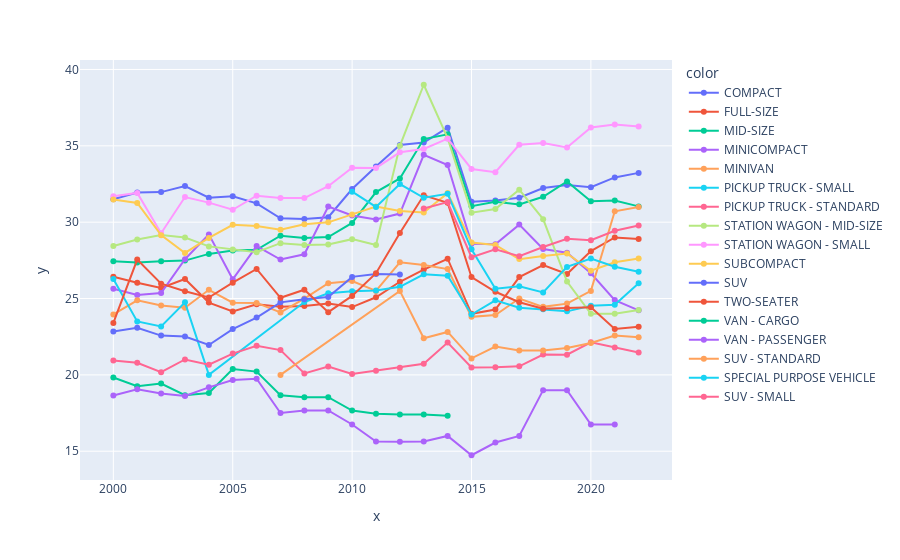

Notebook cell for this chart:
### Code cell
# create a plotly line chart figure
fig = px.line(
    x = Year,
    y = CombineMPG,
    color = VehicleClass,
    markers = True
)

fig.show()

### Figure 1 — Plotly figure (JSON) as saved in the notebook; plotly's stock layout.template omitted (floating-point values rounded to 4 significant figures)
{"data": [{"hovertemplate": "color=COMPACT<br>x=%{x}<br>y=%{y}<extra></extra>", "legendgroup": "COMPACT", "line": {"color": "#636efa", "dash": "solid"}, "marker": {"symbol": "circle"}, "mode": "markers+lines", "name": "COMPACT", "orientation": "v", "showlegend": true, "type": "scatter", "x": [2000, 2001, 2002, 2003, 2004, 2005, 2006, 2007, 2008, 2009, 2010, 2011, 2012, 2013, 2014, 2015, 2016, 2017, 2018, 2019, 2020, 2021, 2022], "xaxis": "x", "y": [31.5, 31.94, 31.97, 32.37, 31.6, 31.7, 31.23, 30.25, 30.2, 30.33, 32.17, 33.65, 35.06, 35.21, 36.19, 31.33, 31.41, 31.6, 32.24, 32.43, 32.29, 32.93, 33.23], "yaxis": "y"}, {"hovertemplate": "color=FULL-SIZE<br>x=%{x}<br>y=%{y}<extra></extra>", "legendgroup": "FULL-SIZE", "line": {"color": "#EF553B", "dash": "solid"}, "marker": {"symbol": "circle"}, "mode": "markers+lines", "name": "FULL-SIZE", "orientation": "v", "showlegend": true, "type": "scatter", "x": [2000, 2001, 2002, 2003, 2004, 2005, 2006, 2007, 2008, 2009, 2010, 2011, 2012, 2013, 2014, 2015, 2016, 2017, 2018, 2019, 2020, 2021, 2022], "xaxis": "x", "y": [26.43, 26.03, 25.69, 26.28, 24.74, 24.16, 24.62, 24.46, 24.51, 24.68, 24.44, 25.08, 26.1, 26.89, 27.61, 24, 24.28, 26.4, 27.19, 26.6, 28.1, 29, 28.89], "yaxis": "y"}, {"hovertemplate": "color=MID-SIZE<br>x=%{x}<br>y=%{y}<extra></extra>", "legendgroup": "MID-SIZE", "line": {"color": "#00cc96", "dash": "solid"}, "marker": {"symbol": "circle"}, "mode": "markers+lines", "name": "MID-SIZE", "orientation": "v", "showlegend": true, "type": "scatter", "x": [2000, 2001, 2002, 2003, 2004, 2005, 2006, 2007, 2008, 2009, 2010, 2011, 2012, 2013, 2014, 2015, 2016, 2017, 2018, 2019, 2020, 2021, 2022], "xaxis": "x", "y": [27.44, 27.35, 27.44, 27.48, 27.92, 28.14, 28.19, 29.12, 28.97, 29.02, 29.95, 31.97, 32.86, 35.44, 35.75, 31.04, 31.34, 31.17, 31.66, 32.66, 31.37, 31.42, 31.03], "yaxis": "y"}, {"hovertemplate": "color=MINICOMPACT<br>x=%{x}<br>y=%{y}<extra></extra>", "legendgroup": "MINICOMPACT", "line": {"color": "#ab63fa", "dash": "solid"}, "marker": {"symbol": "circle"}, "mode": "markers+lines", "name": "MINICOMPACT", "orientation": "v", "showlegend": true, "type": "scatter", "x": [2000, 2001, 2002, 2003, 2004, 2005, 2006, 2007, 2008, 2009, 2010, 2011, 2012, 2013, 2014, 2015, 2016, 2017, 2018, 2019, 2020, 2021, 2022], "xaxis": "x", "y": [25.64, 25.24, 25.36, 27.58, 29.2, 26.26, 28.43, 27.55, 27.9, 31.02, 30.44, 30.17, 30.57, 34.42, 33.74, 28.59, 28.56, 29.84, 28.25, 28, 26.65, 24.9, 24.22], "yaxis": "y"}, {"hovertemplate": "color=MINIVAN<br>x=%{x}<br>y=%{y}<extra></extra>", "legendgroup": "MINIVAN", "line": {"color": "#FFA15A", "dash": "solid"}, "marker": {"symbol": "circle"}, "mode": "markers+lines", "name": "MINIVAN", "orientation": "v", "showlegend": true, "type": "scatter", "x": [2000, 2001, 2002, 2003, 2004, 2005, 2006, 2007, 2008, 2009, 2010, 2011, 2012, 2013, 2014, 2015, 2016, 2017, 2018, 2019, 2020, 2021, 2022], "xaxis": "x", "y": [23.96, 24.88, 24.55, 24.39, 25.57, 24.73, 24.71, 24.09, 25, 26, 26.14, 25.5, 27.38, 27.2, 26.93, 23.8, 23.92, 25, 24.45, 24.67, 25.5, 30.71, 31], "yaxis": "y"}, {"hovertemplate": "color=PICKUP TRUCK - SMALL<br>x=%{x}<br>y=%{y}<extra></extra>", "legendgroup": "PICKUP TRUCK - SMALL", "line": {"color": "#19d3f3", "dash": "solid"}, "marker": {"symbol": "circle"}, "mode": "markers+lines", "name": "PICKUP TRUCK - SMALL", "orientation": "v", "showlegend": true, "type": "scatter", "x": [2000, 2001, 2002, 2003, 2004, 2008, 2009, 2010, 2011, 2012, 2013, 2014, 2015, 2016, 2017, 2018, 2019, 2020, 2021, 2022], "xaxis": "x", "y": [26.27, 23.5, 23.17, 24.75, 20, 24.77, 25.34, 25.48, 25.53, 25.77, 26.58, 26.5, 23.95, 24.88, 24.39, 24.3, 24.16, 24.53, 24.59, 26], "yaxis": "y"}, {"hovertemplate": "color=PICKUP TRUCK - STANDARD<br>x=%{x}<br>y=%{y}<extra></extra>", "legendgroup": "PICKUP TRUCK - STANDARD", "line": {"color": "#FF6692", "dash": "solid"}, "marker": {"symbol": "circle"}, "mode": "markers+lines", "name": "PICKUP TRUCK - STANDARD", "orientation": "v", "showlegend": true, "type": "scatter", "x": [2000, 2001, 2002, 2003, 2004, 2005, 2006, 2007, 2008, 2009, 2010, 2011, 2012, 2013, 2014, 2015, 2016, 2017, 2018, 2019, 2020, 2021, 2022], "xaxis": "x", "y": [20.95, 20.79, 20.18, 21.01, 20.66, 21.39, 21.91, 21.62, 20.1, 20.55, 20.05, 20.27, 20.47, 20.73, 22.11, 20.48, 20.5, 20.56, 21.33, 21.32, 22.13, 21.8, 21.46], "yaxis": "y"}, {"hovertemplate": "color=STATION WAGON - MID-SIZE<br>x=%{x}<br>y=%{y}<extra></extra>", "legendgroup": "STATION WAGON - MID-SIZE", "line": {"color": "#B6E880", "dash": "solid"}, "marker": {"symbol": "circle"}, "mode": "markers+lines", "name": "STATION WAGON - MID-SIZE", "orientation": "v", "showlegend": true, "type": "scatter", "x": [2000, 2001, 2002, 2003, 2004, 2005, 2006, 2007, 2008, 2009, 2010, 2011, 2012, 2013, 2014, 2015, 2016, 2017, 2018, 2019, 2020, 2021, 2022], "xaxis": "x", "y": [28.44, 28.87, 29.16, 29, 28.41, 28.21, 28.04, 28.62, 28.5, 28.54, 28.89, 28.5, 35, 39, 35.5, 30.62, 30.86, 32.12, 30.2, 26.11, 24, 24, 24.25], "yaxis": "y"}, {"hovertemplate": "color=STATION WAGON - SMALL<br>x=%{x}<br>y=%{y}<extra></extra>", "legendgroup": "STATION WAGON - SMALL", "line": {"color": "#FF97FF", "dash": "solid"}, "marker": {"symbol": "circle"}, "mode": "markers+lines", "name": "STATION WAGON - SMALL", "orientation": "v", "showlegend": true, "type": "scatter", "x": [2000, 2001, 2002, 2003, 2004, 2005, 2006, 2007, 2008, 2009, 2010, 2011, 2012, 2013, 2014, 2015, 2016, 2017, 2018, 2019, 2020, 2021, 2022], "xaxis": "x", "y": [31.69, 31.92, 29.28, 31.64, 31.28, 30.81, 31.74, 31.59, 31.58, 32.35, 33.57, 33.55, 34.57, 34.8, 35.47, 33.49, 33.27, 35.07, 35.18, 34.89, 36.2, 36.4, 36.26], "yaxis": "y"}, {"hovertemplate": "color=SUBCOMPACT<br>x=%{x}<br>y=%{y}<extra></extra>", "legendgroup": "SUBCOMPACT", "line": {"color": "#FECB52", "dash": "solid"}, "marker": {"symbol": "circle"}, "mode": "markers+lines", "name": "SUBCOMPACT", "orientation": "v", "showlegend": true, "type": "scatter", "x": [2000, 2001, 2002, 2003, 2004, 2005, 2006, 2007, 2008, 2009, 2010, 2011, 2012, 2013, 2014, 2015, 2016, 2017, 2018, 2019, 2020, 2021, 2022], "xaxis": "x", "y": [31.48, 31.26, 29.15, 27.98, 28.97, 29.83, 29.74, 29.51, 29.86, 29.99, 30.51, 31.02, 30.74, 30.63, 31.9, 28.66, 28.51, 27.58, 27.78, 27.95, 26.82, 27.37, 27.62], "yaxis": "y"}, {"hovertemplate": "color=SUV<br>x=%{x}<br>y=%{y}<extra></extra>", "legendgroup": "SUV", "line": {"color": "#636efa", "dash": "solid"}, "marker": {"symbol": "circle"}, "mode": "markers+lines", "name": "SUV", "orientation": "v", "showlegend": true, "type": "scatter", "x": [2000, 2001, 2002, 2003, 2004, 2005, 2006, 2007, 2008, 2009, 2010, 2011, 2012], "xaxis": "x", "y": [22.85, 23.08, 22.57, 22.51, 21.96, 23, 23.76, 24.75, 24.96, 25.1, 26.42, 26.6, 26.58], "yaxis": "y"}, {"hovertemplate": "color=TWO-SEATER<br>x=%{x}<br>y=%{y}<extra></extra>", "legendgroup": "TWO-SEATER", "line": {"color": "#EF553B", "dash": "solid"}, "marker": {"symbol": "circle"}, "mode": "markers+lines", "name": "TWO-SEATER", "orientation": "v", "showlegend": true, "type": "scatter", "x": [2000, 2001, 2002, 2003, 2004, 2005, 2006, 2007, 2008, 2009, 2010, 2011, 2012, 2013, 2014, 2015, 2016, 2017, 2018, 2019, 2020, 2021, 2022], "xaxis": "x", "y": [23.4, 27.55, 25.97, 25.48, 25.07, 26.04, 26.94, 25.05, 25.58, 24.11, 25.17, 26.66, 29.29, 31.76, 31.27, 26.4, 25.44, 24.75, 24.33, 24.37, 24.42, 23, 23.16], "yaxis": "y"}, {"hovertemplate": "color=VAN - CARGO<br>x=%{x}<br>y=%{y}<extra></extra>", "legendgroup": "VAN - CARGO", "line": {"color": "#00cc96", "dash": "solid"}, "marker": {"symbol": "circle"}, "mode": "markers+lines", "name": "VAN - CARGO", "orientation": "v", "showlegend": true, "type": "scatter", "x": [2000, 2001, 2002, 2003, 2004, 2005, 2006, 2007, 2008, 2009, 2010, 2011, 2012, 2013, 2014], "xaxis": "x", "y": [19.83, 19.26, 19.43, 18.67, 18.81, 20.38, 20.21, 18.67, 18.54, 18.54, 17.67, 17.45, 17.41, 17.41, 17.32], "yaxis": "y"}, {"hovertemplate": "color=VAN - PASSENGER<br>x=%{x}<br>y=%{y}<extra></extra>", "legendgroup": "VAN - PASSENGER", "line": {"color": "#ab63fa", "dash": "solid"}, "marker": {"symbol": "circle"}, "mode": "markers+lines", "name": "VAN - PASSENGER", "orientation": "v", "showlegend": true, "type": "scatter", "x": [2000, 2001, 2002, 2003, 2004, 2005, 2006, 2007, 2008, 2009, 2010, 2011, 2012, 2013, 2014, 2015, 2016, 2017, 2018, 2019, 2020, 2021], "xaxis": "x", "y": [18.65, 19.06, 18.78, 18.62, 19.18, 19.67, 19.75, 17.5, 17.67, 17.67, 16.75, 15.63, 15.61, 15.63, 16, 14.74, 15.57, 16, 19, 19, 16.75, 16.75], "yaxis": "y"}, {"hovertemplate": "color=SUV - STANDARD<br>x=%{x}<br>y=%{y}<extra></extra>", "legendgroup": "SUV - STANDARD", "line": {"color": "#FFA15A", "dash": "solid"}, "marker": {"symbol": "circle"}, "mode": "markers+lines", "name": "SUV - STANDARD", "orientation": "v", "showlegend": true, "type": "scatter", "x": [2007, 2012, 2013, 2014, 2015, 2016, 2017, 2018, 2019, 2020, 2021, 2022], "xaxis": "x", "y": [20, 25.5, 22.4, 22.81, 21.08, 21.85, 21.6, 21.6, 21.76, 22.08, 22.58, 22.46], "yaxis": "y"}, {"hovertemplate": "color=SPECIAL PURPOSE VEHICLE<br>x=%{x}<br>y=%{y}<extra></extra>", "legendgroup": "SPECIAL PURPOSE VEHICLE", "line": {"color": "#19d3f3", "dash": "solid"}, "marker": {"symbol": "circle"}, "mode": "markers+lines", "name": "SPECIAL PURPOSE VEHICLE", "orientation": "v", "showlegend": true, "type": "scatter", "x": [2010, 2011, 2012, 2013, 2014, 2015, 2016, 2017, 2018, 2019, 2020, 2021, 2022], "xaxis": "x", "y": [32, 31, 32.5, 31.6, 31.86, 28.22, 25.65, 25.8, 25.4, 27.07, 27.62, 27.08, 26.75], "yaxis": "y"}, {"hovertemplate": "color=SUV - SMALL<br>x=%{x}<br>y=%{y}<extra></extra>", "legendgroup": "SUV - SMALL", "line": {"color": "#FF6692", "dash": "solid"}, "marker": {"symbol": "circle"}, "mode": "markers+lines", "name": "SUV - SMALL", "orientation": "v", "showlegend": true, "type": "scatter", "x": [2013, 2014, 2015, 2016, 2017, 2018, 2019, 2020, 2021, 2022], "xaxis": "x", "y": [30.89, 31.32, 27.71, 28.23, 27.78, 28.37, 28.91, 28.82, 29.44, 29.78], "yaxis": "y"}], "layout": {"legend": {"title": {"text": "color"}, "tracegroupgap": 0}, "margin": {"t": 60}, "xaxis": {"anchor": "y", "domain": [0, 1], "title": {"text": "x"}}, "yaxis": {"anchor": "x", "domain": [0, 1], "title": {"text": "y"}}}}
